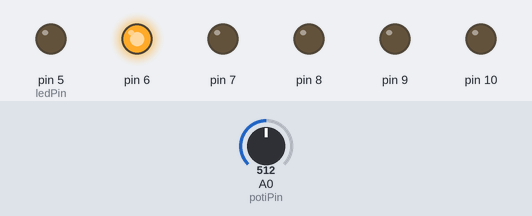
Bench run of a sketch on a simulated Arduino Uno, built with avr-gcc and run on an emulated ATmega328P. On the bench: output pins drawn as LEDs (lit = HIGH). Dashed ring = blinking. The inputs (shaded band) are chosen by the test bench; at power-on: A0 (potiPin) = 512.

Above: at 0.38 s.
At 1.2 s:
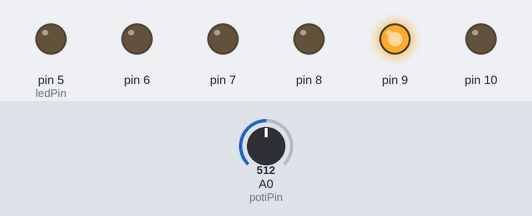
1.3 s: A0 (potiPin) set to 716
At 2.21 s:
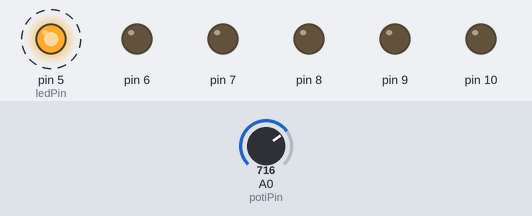
4.3 s: A0 (potiPin) set to 900
Timing chart, 0 to 13.3 s (numbered marks = the images above; inputs shaded):
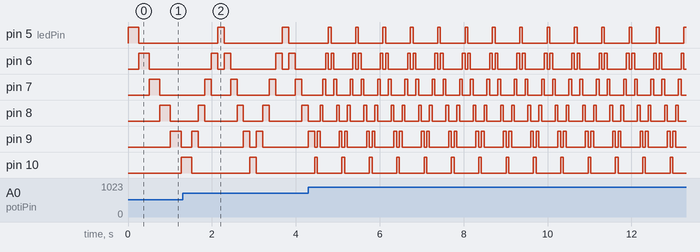

The sketch:

Lauflicht1.ino
```cpp
/*
  Lauflicht mit FOR-Schleife
  Lösung 1 der Übungsaufgabe

  Version 1.0
  Der Hobbyelektroniker
  Der Code ist Public Domain und kann ohne Einschränkungen frei verwendet werden

*/

const int ledPin = 5;
const int potiPin = A0;
const int anzahlLeds = 6;

void setup() {
  for (int i = 0; i < anzahlLeds; i++) {
    pinMode(ledPin+i,OUTPUT); // Es werden 6 Ausgänge benötigt
  }
}

int geschwindigkeit() {
  // Das Poti wird gelesen und der Wert umgerechnet
  int p = analogRead(potiPin);
  return map(p,0,1023,500,5);
}

void loop() {

  // wir gehen nach oben
  for (int i=ledPin; i<ledPin+anzahlLeds; i++) {  // von Pin 5 bis Pin 10
    digitalWrite(i,HIGH);         // LED ein
    if (i > ledPin) {
      digitalWrite(i-1,LOW);      // vorherige aus
    } else {
      digitalWrite(ledPin+1,LOW); // Beim Einschalten der untersten LED
                                  // muss die zweitunterste ausgeschaltet werden
    }
    delay(geschwindigkeit());
  }

  // wir gehen nach unten
  for (int i=ledPin+anzahlLeds-2; i>ledPin; i--) {  // Pin 9 bis Pin 6
    digitalWrite(i,HIGH);
    digitalWrite(i+1,LOW);
    delay(geschwindigkeit());
  }

}
```

Measured:
- after the input at 4.3 s, pin 5 (ledPin): alternates HIGH for 0.07 s and LOW for 0.59 s, starting after 0.47 s; pin 10: alternates HIGH for 0.07 s and LOW for 0.59 s, starting after 0.21 s
- by itself, pin 5 (ledPin): alternates HIGH for 0.15 s and LOW for 1.4 s
- by itself, pin 6: repeats every 0.65 s: LOW 0.07 s, HIGH 0.07 s, LOW 0.46 s, HIGH 0.07 s
- by itself, pin 7: repeats every 0.65 s: LOW 0.20 s, HIGH 0.07 s, LOW 0.33 s, HIGH 0.07 s
- by itself, pin 8: repeats every 0.65 s: LOW 0.33 s, HIGH 0.07 s, LOW 0.20 s, HIGH 0.07 s
- by itself, pin 9: repeats every 0.65 s: HIGH 0.07 s, LOW 0.46 s, HIGH 0.07 s, LOW 0.07 s
